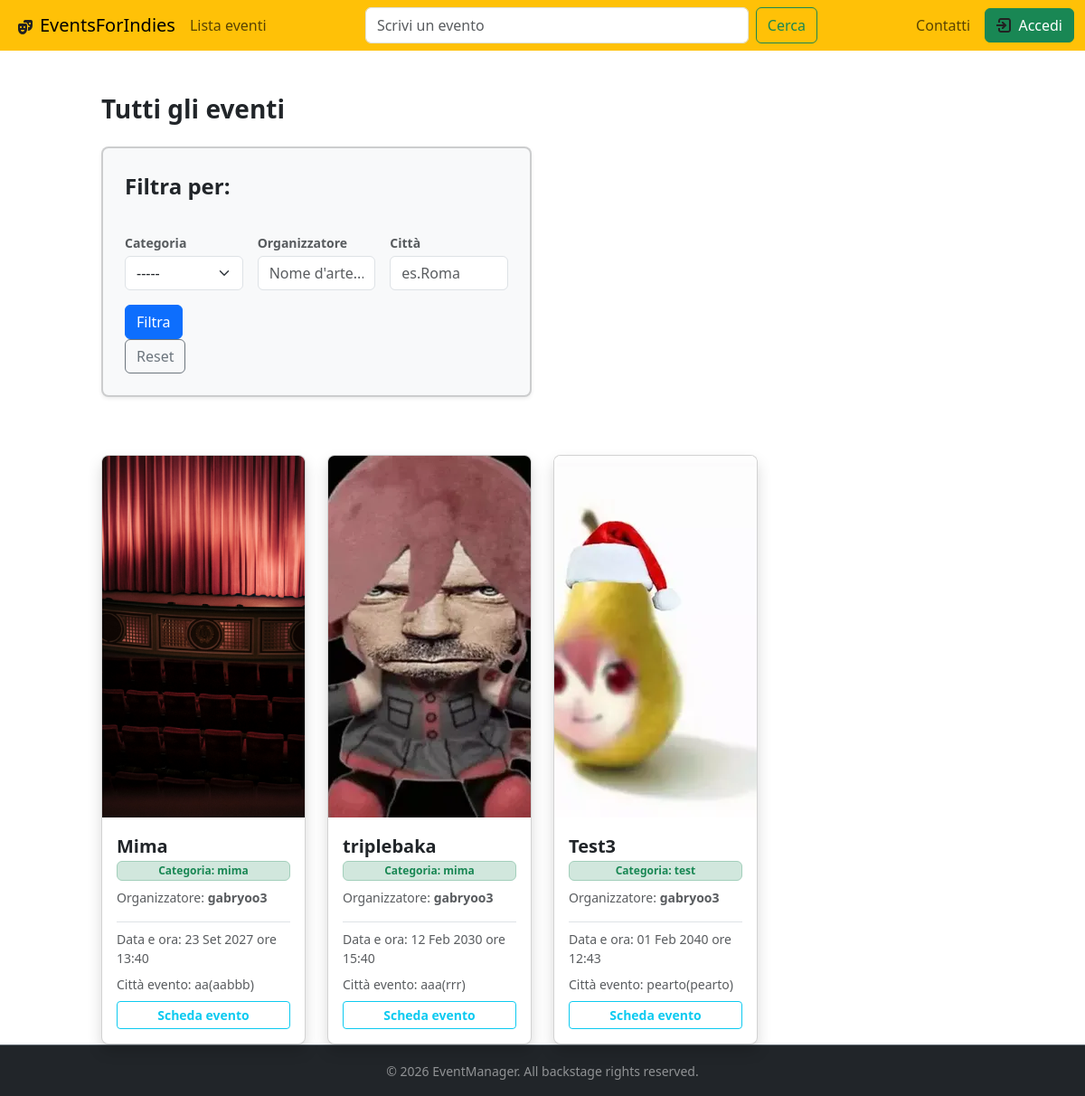
The page /explore/ on the database as committed earlier.
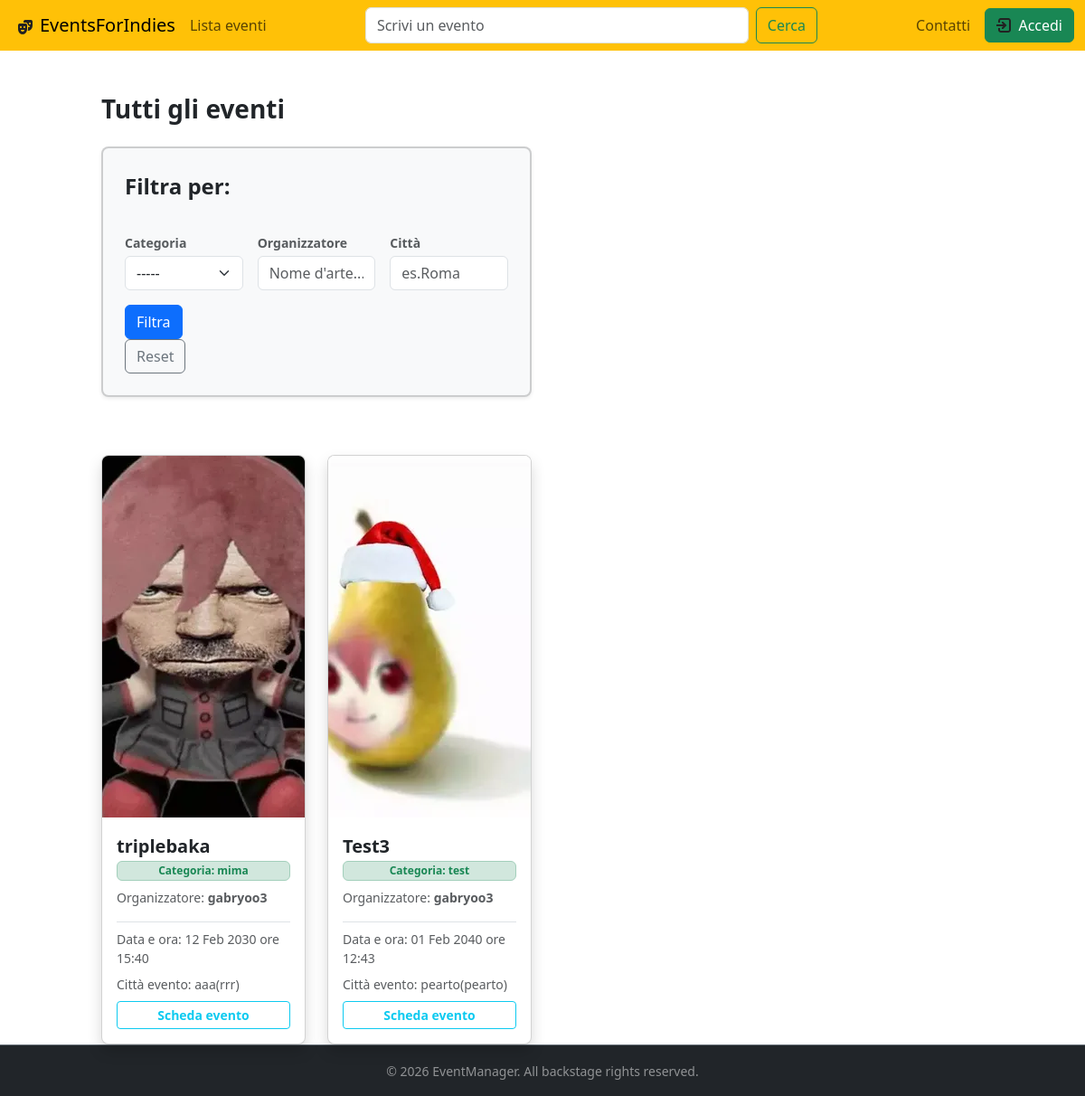
The same page on the database as committed later.
### apps/events/models.py (models this page shows, shortened)
class Event(BaseModel):
    title = models.CharField(max_length=255)
    organizer = models.ForeignKey(settings.AUTH_USER_MODEL, on_delete=models.CASCADE, related_name='organized_events')
    description = models.TextField(blank=True)
    date = models.DateField(format('%d/%m/%Y'), validators=[check_date])
    time = models.TimeField(format('%H:%M'))
    category = models.ForeignKey(Category, on_delete=models.PROTECT,related_name='events') #for many-to-one
    price = models.DecimalField(max_digits=6, decimal_places=2, default=0.00)
    location = models.ForeignKey(Address, on_delete=models.PROTECT, related_name='events')
    seats = models.PositiveIntegerField(default=0)
    image = models.ImageField(upload_to='event_images/', blank=True, null=True)
    @property
    def remaining_seats(self):
        from apps.tickets.models import Ticket
        tickets_sold = self.event_tickets.count()
        return max(0,self.seats - tickets_sold)

class Category(BaseModel):
    name = models.CharField(max_length=255, unique=True)
    def __str__(self):
        return self.name

### apps/account/models.py (models this page shows, shortened)
class Account(AbstractUser, BaseModel):
    username = models.CharField(max_length=30, unique=True)
    first_name = models.CharField(max_length=100)
    last_name = models.CharField(max_length=100)
    birth_date = models.DateField(validators=[check_mayor])
    address = models.ForeignKey(Address, on_delete=models.CASCADE, blank=True, null=True)
    email = models.EmailField()
    phone = models.CharField(max_length=10, blank=True, null=True)
    is_organizer = models.BooleanField(default=False)
    profile_image = models.ImageField(upload_to='img/profile_images', blank=True, null=True)
    main_category = models.ForeignKey('events.Category', on_delete=models.PROTECT, blank=True, null=True, related_name='organizer_category')
    stage_name = models.CharField(max_length=30, blank=True, null=True)
    organizer_description = models.TextField(blank=True, null=True)
    REQUIRED_FIELDS = ['first_name', 'last_name', 'birth_date']

class Address(models.Model):
    street_address = models.CharField(max_length=100)
    city = models.CharField(max_length=100)
    region = models.CharField(max_length=100)
    state = models.CharField(max_length=100)
    zip_code = models.CharField(max_length=10)

### apps/events/views.py (the view)
# urls.py: path('explore/', views.EventListView.as_view(), name='event_list'),
class EventListView(ListView):
    model = Event
    template_name = 'events/event_list.html'
    context_object_name = 'events'
    def get_queryset(self):
        queryset = super().get_queryset().select_related('category', 'organizer').filter(date__gte=timezone.localdate()).order_by('date')
        query_title = self.request.GET.get('title')
        category_name = self.request.GET.get('category')
        organizer_stagename = self.request.GET.get('organizer')
        city = self.request.GET.get('city')
        if query_title:
            queryset = queryset.filter(title__icontains=query_title)
        if category_name:
            queryset = queryset.filter(category__name__iexact=category_name)
        if organizer_stagename:
            queryset = queryset.filter(organizer__stage_name__icontains=organizer_stagename)
        if city:
            queryset = queryset.filter(location__city__icontains=city)
        return queryset
    def get_context_data(self, **kwargs):
        context = super().get_context_data(**kwargs)
        context['categories'] = Category.objects.all()
        return context

### templates/events/event_list.html (shortened to what this page needs)
{% extends 'base.html' %}
{% load static %}
{% block content %}
    <div class="row justify-content-start pt-5 pb-3">
        <div class="col-md-6 col-12">
            {% if request.GET.title %}
                <p class="text-muted small pt-2 px-1 fs-2">
                    Risultati per: <span class="fw-semibold text-dark">{{ request.GET.title }}</span>
                </p>
                <a href="{% url 'events:event_list' %}" class="text-danger">Rimuovi filtro</a>
            {% else %}
                <h3 class="fw-bold pb-3">Tutti gli eventi</h3>
            {% endif %}
            <div class="card border-2 shadow-sm p-4 bg-light rounded-3 mb-5">
                <form method="GET" action="{% url 'events:event_list' %}" class="row g-3 align-items-center">
                    <p class="fw-semibold fs-4">Filtra per:</p>
                    <div class="col-md-4 col-12">
                        <label class="form-label text-muted small fw-semibold mb-1" for="category">Categoria</label>
                        <select id="category" name="category" class="form-select">
                            <option value="">-----</option>
                        </select>
                    </div>
                    <div class="col-md-4 col-12">
                        <label class="form-label text-muted small fw-semibold mb-1"
                               for="organizer">Organizzatore</label>
                        <input type="text" id="organizer" name="organizer" class="form-control"
                               placeholder="Nome d'arte..."
                               value="{{ request.GET.organizer.stage_name|default:'' }}">
                    </div>
                    <div class="col-md-4 col-12">
                        <label class="form-label text-muted small fw-semibold mb-1"
                               for="city">Città</label>
                        <input type="text" id="city" name="city" class="form-control"
                               placeholder="es.Roma"
                               value="{{ request.GET.city|default:'' }}">
                    </div>
                    <div class="col-md-4 col-12 gap-2 justify-content-md-end">
                        <button type="submit" class="btn btn-primary">Filtra</button>
                        <a href="{% url 'events:event_list' %}" class="btn btn-outline-secondary">Reset</a>
                    </div>
                </form>
            </div>
        </div>
    </div>
    <div class="row">
        {% for event in events %}
            {% if event.remaining_seats > 0 %}
                <div class="col-12 col-md-6 col-lg-3 d-flex align-items-stretch">
                    <div class="card shadow rounded-3 overflow-hidden w-100 d-flex flex-column event-card">
                        {% if event.image %}
                            <img src="{{ event.image.url }}" class="card-img-top img-fluid event-card-img"
                                 alt="{{ event.title }}">
                        {% else %}
                            <img src="{% static 'img/default_event_image.jpg' %}"
                                 class="card-img-top img-fluid event-card-img"
                                 alt="{{ event.title }}">
                        {% endif %}
                        <div class="card-body d-flex flex-column justify-content-between flex-grow-1">
                                <h5 class="card-title fw-bold my-1">{{ event.title }}</h5>
                                <p class="badge bg-success-subtle text-success border border-success-subtle fw-semibold mb-2">
                                    Categoria: {{ event.category }}
                                </p>
                                <p class="text-muted small">Organizzatore: <strong>{{ event.organizer.stage_name }}</strong></p>
                            <div class="pt-2 border-top mt-auto">
                                <p class="text-muted small mb-2">
                                    Data e ora: {{ event.date|date:"d M Y" }} ore {{ event.time|time:"H:i" }}
                                </p>
                                <p class="text-muted small mb-2">
                                    Città evento: {{ event.location.city }}({{ event.location.region }})
                                </p>
                                <a href="{% url 'events:event_detail' pk=event.pk %}"
                                   class="btn btn-outline-info w-100 btn-sm fw-bold">
                                    Scheda evento
                                </a>
                            </div>
                        </div>
                    </div>
                </div>
            {% endif %}
        {% empty %}
            <div class="col-12">
                <p class="text-center text-muted fs-5 py-5">Nessun evento trovato.</p>
            </div>
        {% endfor %}
    </div>
{% endblock %}

### templates/base.html (shortened to what this page needs)
{% load django_browser_reload %}
{% load static %}
<!DOCTYPE html>
<html lang="en">
<head>
    <link rel="stylesheet" href="{% static 'css/bootstrap.min.css' %}" type="text/css">
    <link rel="stylesheet" href="{% static 'css/custom.css' %}" type="text/css">
</head>
<body class="container-fluid px-0">
{% block navbar %}
    <nav class="navbar navbar-expand-lg navbar-light bg-warning sticky-top">
        <div class="container-fluid">
            <a class="navbar-brand me-auto" href="/">
                <img src="{% static 'img/icons/logo.svg' %}" alt="EMLogo" class="mx-2">EventsForIndies
            </a>
            <div class="offcanvas offcanvas-end" tabindex="-1" id="offcanvasNavbar" aria-labelledby="offcanvasNavbarLabel">
                <div class="offcanvas-body ">
                    <ul class="navbar-nav mb-2 mb-lg-0 w-100 justify-content-md-between">
                        {% if user.is_authenticated and user.is_organizer %}
                            <li class="nav-item dropdown px-2">
                                <a class="nav-link dropdown-toggle" href="#" id="organizerDropdown" role="button"
                                   data-bs-toggle="dropdown" aria-expanded="false">
                                    Eventi
                                </a>
                                <ul class="dropdown-menu" aria-labelledby="organizerDropdown">
                                    <li><a class="dropdown-item" href="{% url 'events:event_create' %}">Crea Evento</a></li>
                                    <li><a class="dropdown-item" href="{% url 'events:organizer_events_list' %}">I tuoi eventi</a></li>
                                    <li><a class="dropdown-item" href="{% url 'events:event_list' %}">Mostra tutti gli eventi</a></li>
                                </ul>
                            </li>
                        {% else %}
                            <li class="nav-item px-2">
                                <a class="nav-link" href="{% url 'events:event_list' %}">Lista eventi</a>
                            </li>
                        {% endif %}
                        <form class="d-flex flex-fill mx-lg-3 my-2 my-lg-0" role="search" action="{% url 'events:event_list' %}" method="GET">
                            <input class="form-control me-2" type="search" name="title" placeholder="Scrivi un evento" aria-label="Search">
                            <button class="btn btn-outline-success" type="submit">Cerca</button>
                        </form>
                        <li class="nav-item px-2">
                            <a class="nav-link" href="{% url 'events:contact' %}">Contatti</a>
                        </li>
                    </ul>
                </div>
            </div>
            <div class="dropdown">
                {% if user.is_authenticated %}
                    <button type="button" class="btn btn-success" data-bs-toggle="dropdown" aria-expanded="false">
                        <img src="{% static 'img/icons/user-logo.svg' %}" alt="UserLogo" class="pe-2 pb-1">
                        Ciao {{ user.username }} !
                    </button>
                    <ul class="dropdown-menu dropdown-menu-end">
                        <li>
                            <a class="dropdown-item" href="{% url 'account:profile' %}">
                                <img src="{% static 'img/icons/profile-manage.svg' %}" alt="ProfileManageLogo" class="pe-2 pb-1"> Il tuo profilo
                            </a>
                        </li>
                        {% if not user.is_organizer %}
                        <li>
                            <a class="dropdown-item" href="{% url 'tickets:list' %}">
                                <img src="{% static 'img/icons/ticket.svg' %}" alt="ProfileManageLogo" class="pe-2 pb-1"> I tuoi biglietti
                            </a>
                        </li>
                        {% endif %}
                        <li><hr class="dropdown-divider"></li>
                        <li>
                            <form method="POST" action="{% url 'account:logout' %}"
                            onsubmit="return confirm('Sicuro di voler uscire?')">
                                    {% csrf_token %}
                            <button type="submit" class="dropdown-item">
                                <img src="{% static 'img/icons/logout.svg' %}" alt="LogoutLogo" class="pe-2 pb-1"> Logout
                            </button>
                            </form>
                        </li>
                    </ul>
                {% else %}
                    <a class="btn btn-success" href="{% url 'account:login' %}">
                        <img src="{% static 'img/icons/register-login.svg' %}" alt="UserLogo" class="pe-1 pb-1"> Accedi
                    </a>
                {% endif %}
            </div>
        </div>
    </nav>
{% endblock %}
<main class="container-fluid col-12 col-lg-10">
    {% block content %}{% endblock content %}
</main>
<footer class="footer mt-auto py-3 bg-dark text-white-50 text-center bottom-100 border-top border-secondary">
        <div class="container-fluid">
            <small>&copy; 2026 EventManager. All backstage rights reserved.</small>
        </div>
    </footer>
</body>
</html>

### static/css/custom.css (style rules this page uses)
html, body { overscroll-behavior-y: none; }
form { max-width: 500px; }
.event-card-img { height: 400px; width: 100%; object-fit: cover; object-position: center; }

Rows that differ between the two databases and show on the page:
removed Event: seats 112 (drawn), title "Mima", category "mima", organizer.stage_name "gabryoo3", date "23 Set 2027", time "13:40", location.city "aa", location.region "aabbb"
